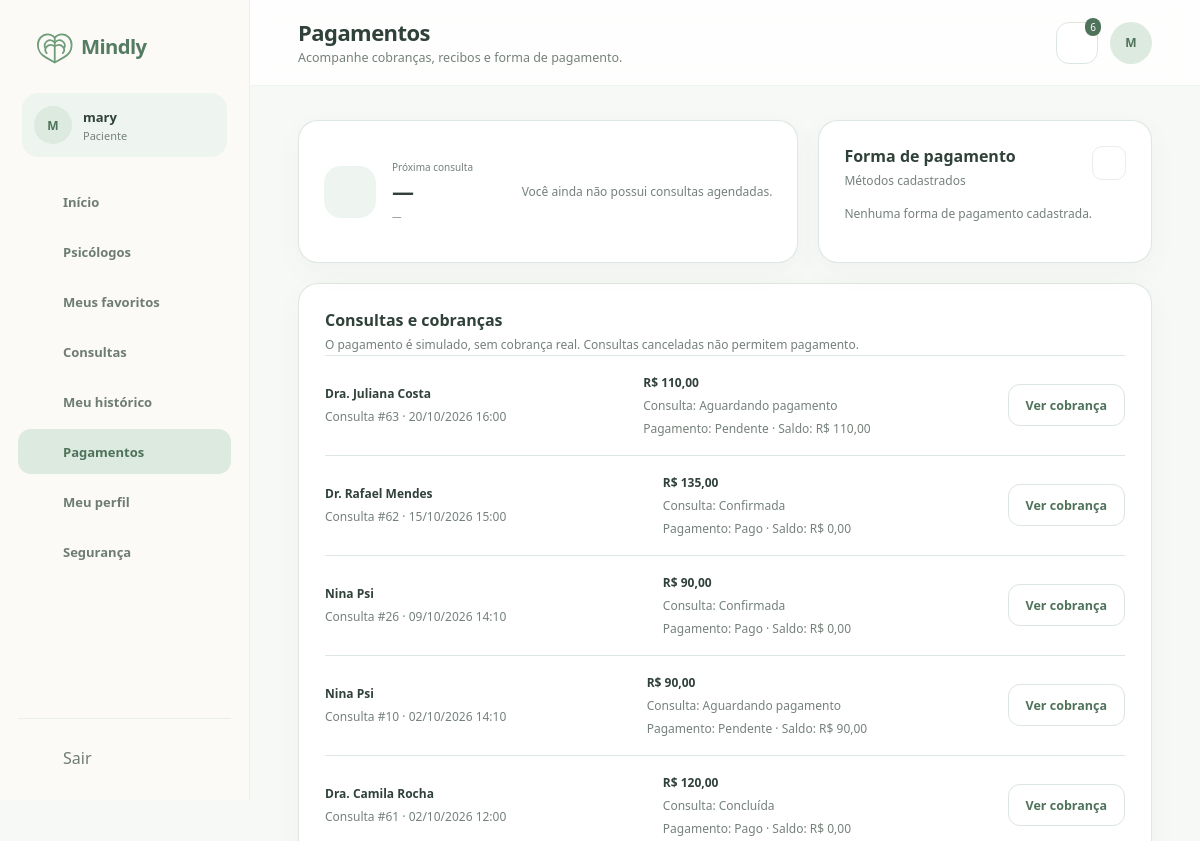
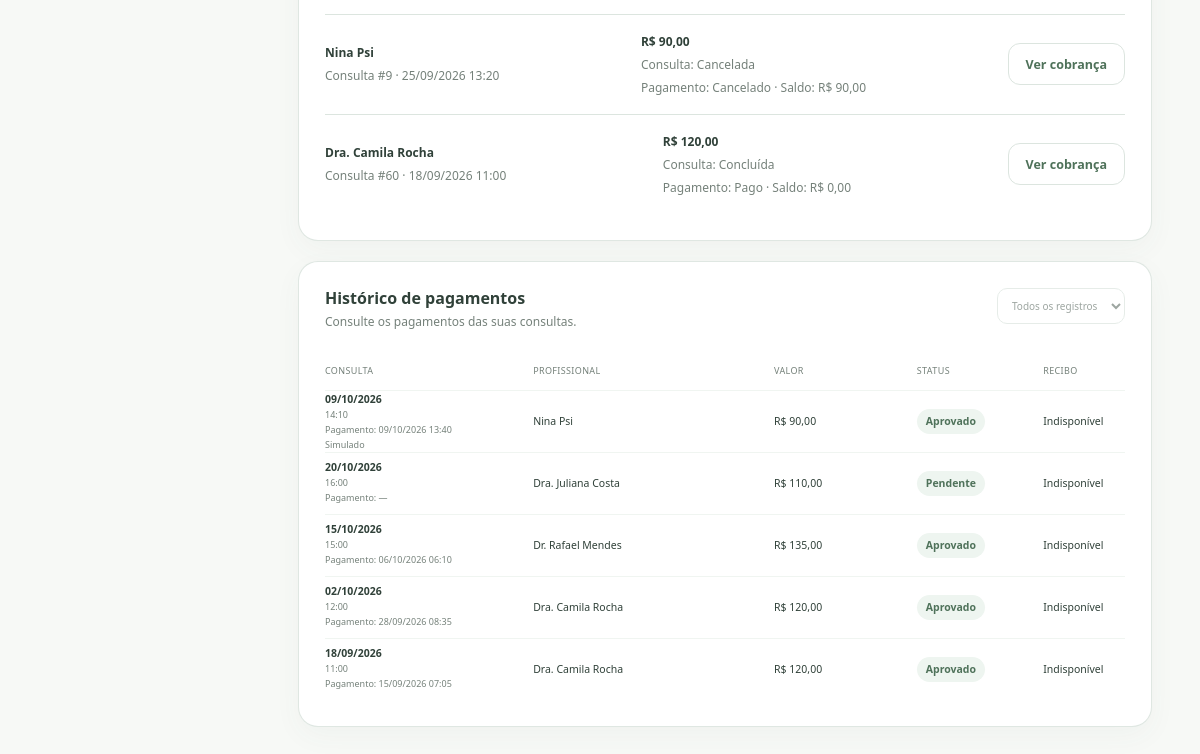
Before: /view/pagamentosPaciente.php (signed in) with the older database file (2 pictures, top to bottom).
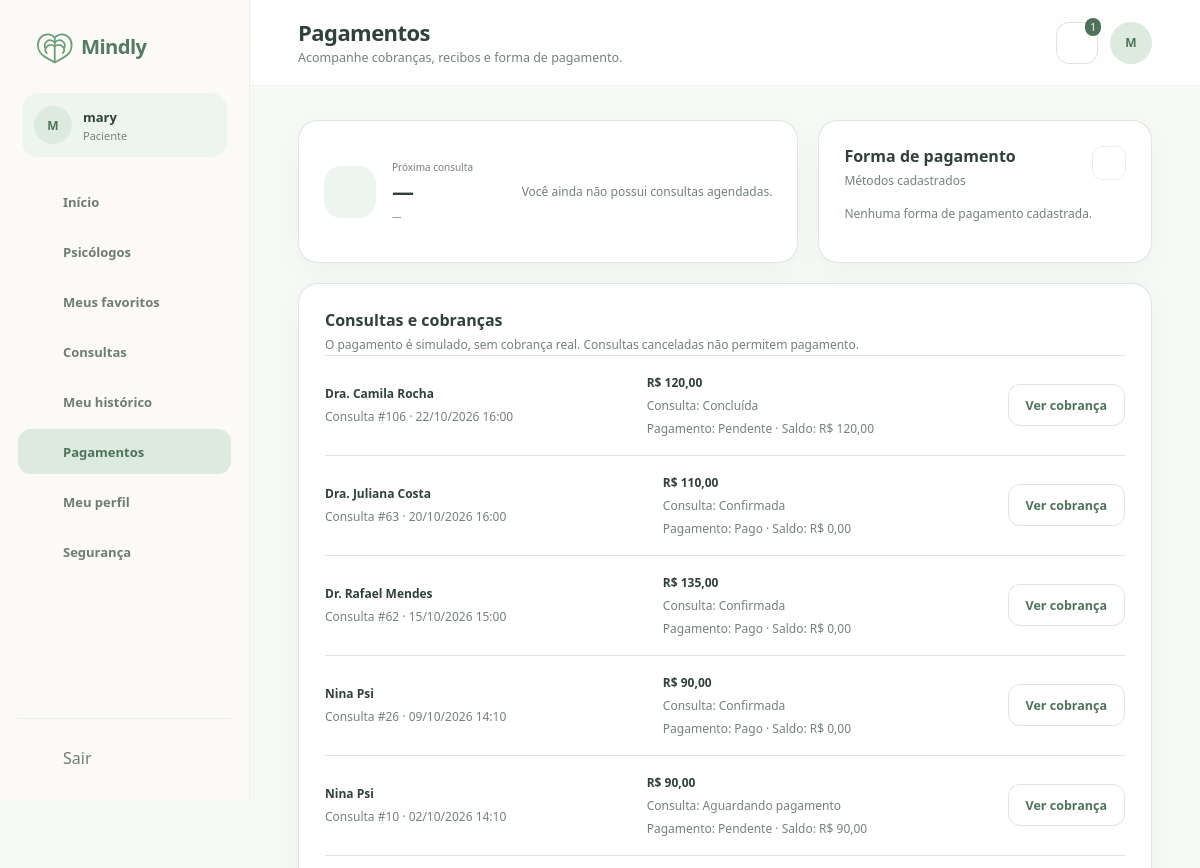
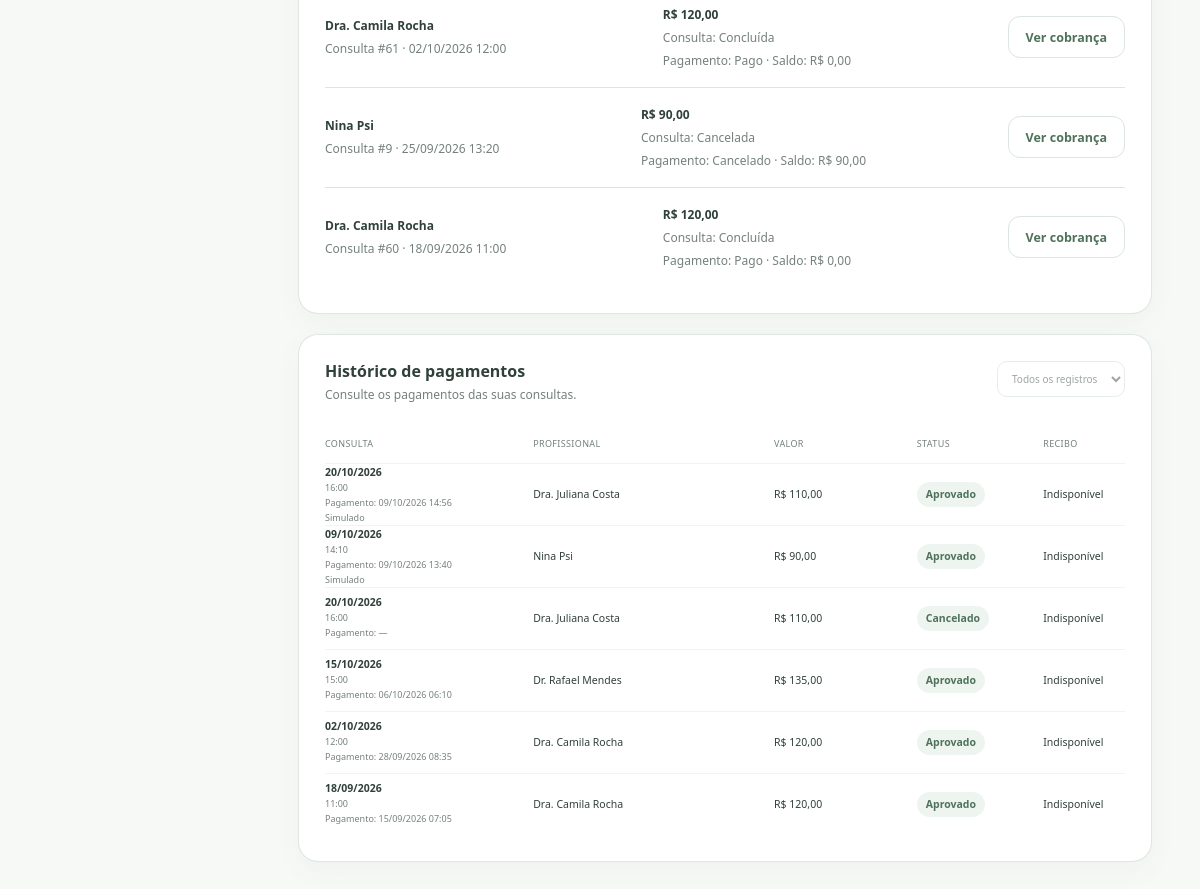
After: the same page with the newer database file (2 pictures, top to bottom).
### tables this page shows
CREATE TABLE `usuarios` (
  `id` bigint(20) UNSIGNED NOT NULL,
  `nome` varchar(150) NOT NULL,
  `email` varchar(190) NOT NULL,
  `senha_hash` varchar(255) NOT NULL,
  `papel` enum('paciente','psicologo','admin') NOT NULL,
  `telefone` varchar(20) DEFAULT NULL,
  `avatar_url` varchar(500) DEFAULT NULL,
  `status` enum('pendente','ativo','suspenso','inativo') NOT NULL DEFAULT 'ativo',
  `email_verificado_em` datetime DEFAULT NULL,
  `ultimo_acesso_em` datetime DEFAULT NULL,
  `criado_em` timestamp NOT NULL DEFAULT current_timestamp(),
  `atualizado_em` timestamp NOT NULL DEFAULT current_timestamp() ON UPDATE current_timestamp()
);

CREATE TABLE `consultas` (
  `id` bigint(20) UNSIGNED NOT NULL,
  `horario_id` bigint(20) UNSIGNED NOT NULL,
  `psicologo_id` bigint(20) UNSIGNED NOT NULL,
  `paciente_id` bigint(20) UNSIGNED NOT NULL,
  `consulta_origem_id` bigint(20) UNSIGNED DEFAULT NULL,
  `valor` decimal(10,2) NOT NULL,
  `modalidade` enum('online') NOT NULL DEFAULT 'online',
  `status` enum('aguardando_pagamento','confirmada','em_andamento','concluida','cancelada','nao_compareceu') NOT NULL DEFAULT 'aguardando_pagamento',
  `motivo_cancelamento` varchar(500) DEFAULT NULL,
  `cancelada_em` datetime DEFAULT NULL,
  `iniciada_em` datetime DEFAULT NULL,
  `encerrada_em` datetime DEFAULT NULL,
  `criado_em` timestamp NOT NULL DEFAULT current_timestamp(),
  `atualizado_em` timestamp NOT NULL DEFAULT current_timestamp() ON UPDATE current_timestamp(),
  `horario_ocupado_id` bigint(20) UNSIGNED GENERATED ALWAYS AS (case when `status` = 'cancelada' then NULL else `horario_id` end) STORED
);

CREATE TABLE `horarios_agenda` (
  `id` bigint(20) UNSIGNED NOT NULL,
  `psicologo_id` bigint(20) UNSIGNED NOT NULL,
  `inicio_em` datetime NOT NULL,
  `fim_em` datetime NOT NULL,
  `status` enum('livre','reservado','bloqueado') NOT NULL DEFAULT 'livre',
  `criado_em` timestamp NOT NULL DEFAULT current_timestamp(),
  `atualizado_em` timestamp NOT NULL DEFAULT current_timestamp() ON UPDATE current_timestamp()
);

CREATE TABLE `pagamentos` (
  `id` bigint(20) UNSIGNED NOT NULL,
  `consulta_id` bigint(20) UNSIGNED NOT NULL,
  `metodo_pagamento_id` bigint(20) UNSIGNED DEFAULT NULL,
  `provedor` varchar(50) DEFAULT NULL,
  `referencia_externa` varchar(190) DEFAULT NULL,
  `metodo` enum('pix','cartao') NOT NULL,
  `status` enum('pendente','processando','aprovado','recusado','cancelado','estornado') NOT NULL DEFAULT 'pendente',
  `valor` decimal(10,2) NOT NULL,
  `moeda` char(3) NOT NULL DEFAULT 'BRL',
  `vencimento_em` datetime DEFAULT NULL,
  `pago_em` datetime DEFAULT NULL,
  `recibo_url` varchar(500) DEFAULT NULL,
  `criado_em` timestamp NOT NULL DEFAULT current_timestamp(),
  `atualizado_em` timestamp NOT NULL DEFAULT current_timestamp() ON UPDATE current_timestamp()
);

### view/pagamentosPaciente.php (the view, shortened to what the rows shown need)
<?php require_once __DIR__ . '/../controller/Auth.php';
$currentUser = requireRole('paciente'); ?>
<?php require_once __DIR__ . '/../controller/DadosController.php';
$d = loadPageData(basename(__FILE__), $currentUser);
require_once __DIR__ . '/componentes/componentes.php';
require_once __DIR__ . '/componentes/dados.php'; ?>
<!DOCTYPE html>
<html lang="pt-BR">
<head>
    <link rel="stylesheet" href="../css/componentes.css">
    <link rel="stylesheet" href="../css/pagamentosPaciente.css">
</head>
<body>
    <?php abrirLayout('paciente', 'pagamentos', 'Pagamentos', 'Acompanhe cobranças, recibos e forma de pagamento.', $currentUser['nome']); ?>
    <div class="pagamento-topo">
        <article class="cartao metodo">
            <div class="cartao-cabecalho">
                <div>
                    <h2>Forma de pagamento</h2>
                </div><button class="editar" disabled title="Edição ainda não disponível"><?= icon('edit') ?></button>
            </div><?php foreach ($d['metodos'] as $m): ?>
                <div class="cartao-visual">
                    <span><?= $m['ultimos_quatro'] ? '•••• •••• •••• ' . e($m['ultimos_quatro']) : 'Final não informado' ?></span><small><?= e($m['bandeira'] ?? 'Bandeira não informada') ?>
                        ·
                        <?= $m['mes_validade'] && $m['ano_validade'] ? sprintf('%02d/%04d', $m['mes_validade'], $m['ano_validade']) : 'Validade não informada' ?></small>
                </div><?php endforeach;
                emptyState('Nenhuma forma de pagamento cadastrada.'); ?>
        </article>
    </div>
    <section class="cartao historico-pagamentos">
        <div class="cartao-cabecalho"><div><h2>Consultas e cobranças</h2><p>O pagamento é simulado, sem cobrança real. Consultas canceladas não permitem pagamento.</p></div></div>
        <div class="cobrancas">
            <?php foreach (array_reverse($d['consultas']) as $c): ?>
                <article class="cobranca">
                    <div><strong><?= e($c['psicologo_nome']) ?></strong><p>Consulta #<?= (int) $c['id'] ?> · <?= dateLabel($c['inicio_em']) ?></p></div>
                    <div><strong><?= money($c['valor']) ?></strong><p>Consulta: <?= e(statusLabel($c['status'])) ?></p><p>Pagamento: <?= e($c['financeiro']['status']) ?> · Saldo: <?= money($c['financeiro']['saldo']) ?></p></div>
                    <a class="botao botao-secundario" href="pagamentoConsulta.php?consulta_id=<?= (int) $c['id'] ?>"><?= $c['financeiro']['pode_pagar'] ? 'Pagar consulta' : 'Ver cobrança' ?></a>
                </article>
            <?php endforeach; if (!$d['consultas']) emptyState('Você ainda não possui consultas relacionadas a pagamentos.'); ?>
        </div>
    </section>
    <section class="cartao historico-pagamentos">
        <div class="cartao-cabecalho">
            <div>
                <h2>Histórico de pagamentos</h2>
            </div>
        </div>
        <div class="tabela">
            <?php foreach ($d['pagamentos'] as $p): ?>
                <div class="tr">
                    <span><strong><?= dateLabel($p['inicio_em'], 'd/m/Y') ?></strong><small><?= dateLabel($p['inicio_em'], 'H:i') ?></small><small>Pagamento: <?= dateLabel($p['pago_em']) ?></small><small><?= ($p['provedor'] ?? '') === 'simulacao_academica' ? 'Simulado' : '' ?></small></span><span><?= e($p['psicologo_nome']) ?></span><span><?= $p['moeda'] === 'BRL' ? money($p['valor']) : e($p['moeda'] . ' ' . $p['valor']) ?><?php if ($p['reembolsado'] > 0): ?><small>Reembolsado:
                                <?= money($p['reembolsado']) ?></small><?php endif; ?></span><span><i
                            class="tag"><?= e(statusLabel($p['status'])) ?></i></span><span><?php if ($link = safeReceipt($p['recibo_url'])): ?><a
                                class="download" href="<?= e($link) ?>" rel="noopener noreferrer" target="_blank"
                                aria-label="Abrir recibo"><?= icon('download') ?></a><?php else: ?>Indisponível<?php endif; ?></span>
                </div>
            <?php endforeach;
                emptyState('Você ainda não possui pagamentos registrados.'); ?>
        </div>
    </section>
    <?php fecharLayout(); ?>
</body>
</html>

### view/componentes/componentes.php (shortened to what the rows shown need)
<?php
function icon($name, $class = '')
{
    $svg = $icons[$name] ?? $icons['home'];
    return '<svg class="icone ' . $class . '" viewBox="0 0 24 24" aria-hidden="true">' . $svg . '</svg>';
}
function abrirLayout($perfil, $ativo, $titulo, $subtitulo, $nome)
{
    global $currentUser, $d;
    $nome = e($currentUser['nome']);
    $perfilLabel = $perfil === 'paciente' ? 'Paciente' : ($perfil === 'psicologo' ? 'Psicólogo(a)' : 'Administrador');
    $iniciais = e(mb_strtoupper(mb_substr($currentUser['nome'], 0, 1)));
    echo '<div class="app">';
    echo '<aside class="sidebar">';
    echo '<div class="perfil-lateral"><span class="avatar avatar-pequeno">' . $iniciais . '</span><div><strong>' . $nome . '</strong><span>' . $perfilLabel . '</span></div></div>';
    echo '</aside>';
    echo '<main class="area-app">';
    echo '<header class="topbar"><div class="titulo-topbar"><h1>' . $titulo . '</h1><p>' . $subtitulo . '</p></div><div class="acoes-topbar"><details class="notificacoes"><summary class="botao-icone" aria-label="Notificações">' . icon('bell');
    echo '</summary><div class="painel-notificacoes"><h2>Notificações</h2>';
    echo '</div></details><span class="avatar">' . $iniciais . '</span></div></header>';
    echo '<section class="conteudo-app">';
}
function fecharLayout()
{
    echo '</section></main></div>';
}
?>

Changed rows visible on the page:
added consultas: psicologo_nome "Dra. Camila Rocha", id "106", horario.inicio_em "22/10/2026 16:00", valor "R$ 120,00", status "Concluída", status "Pendente", saldo "R$ 120,00"
changed consultas id 63: status "Aguardando pagamento" → "Confirmada"; status "Pendente" → "Pago"; saldo "R$ 110,00" → "R$ 0,00"
added pagamentos: inicio_em "20/10/2026", inicio_em "16:00", pago_em "09/10/2026 14:56", shows "Simulado", psicologo_nome "Dra. Juliana Costa", valor "R$ 110,00", status "Aprovado", shows "Indisponível"
changed pagamentos: status "Pendente" → "Cancelado"
Other visible differences:
count($d['notificacoes']): "6" → "1"
